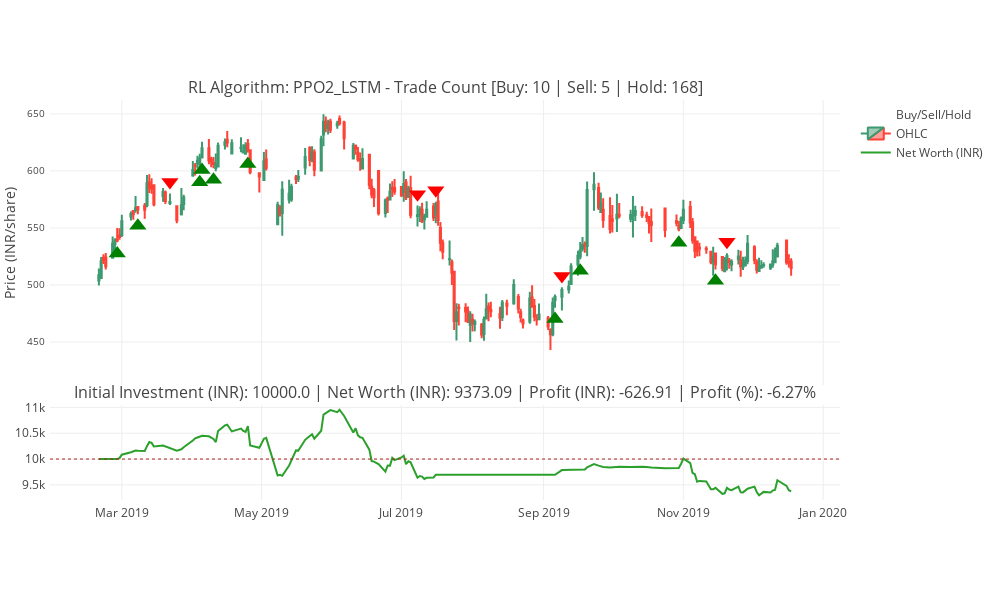

Notebook code for this chart:
### Code cell
display_trades(trades)

### Figure 1 — Plotly figure (JSON) as saved in the notebook; plotly's stock layout.template omitted (floating-point values rounded to 4 significant figures; data arrays with more than 128 entries replaced by an {"elided": "..."} marker saying what was removed)
{"data": [{"marker": {"color": {"elided": "183 str values"}, "size": 15, "symbol": {"elided": "183 str values"}}, "mode": "markers", "name": "Buy/Sell/Hold", "type": "scatter", "x": {"elided": "183 str values"}, "xaxis": "x", "y": {"elided": "183 float values"}, "yaxis": "y"}, {"close": {"elided": "183 float values"}, "high": {"elided": "183 float values"}, "low": {"elided": "183 float values"}, "name": "OHLC", "open": {"elided": "183 float values"}, "type": "candlestick", "x": {"elided": "183 str values"}, "xaxis": "x", "yaxis": "y"}, {"mode": "lines", "name": "Net Worth (INR)", "type": "scatter", "x": {"elided": "183 str values"}, "xaxis": "x2", "y": {"elided": "183 float values"}, "yaxis": "y2"}], "layout": {"annotations": [{"font": {"size": 16}, "showarrow": false, "text": "RL Algorithm: PPO2_LSTM - Trade Count [Buy: 10 | Sell: 5 | Hold: 168]", "x": 0.5, "xanchor": "center", "xref": "paper", "y": 1.0, "yanchor": "bottom", "yref": "paper"}, {"font": {"size": 16}, "showarrow": false, "text": "Initial Investment (INR): 10000.0 | Net Worth (INR): 9373.09 | Profit (INR): -626.91 | Profit (%): -6.27%", "x": 0.5, "xanchor": "center", "xref": "paper", "y": 0.2375, "yanchor": "bottom", "yref": "paper"}], "height": 600, "margin": {"b": 100, "l": 50, "pad": 4, "r": 50, "t": 100}, "shapes": [{"line": {"color": "firebrick", "dash": "dot", "width": 1}, "name": "Initial Balance", "type": "line", "x0": 0, "x1": 1, "xref": "x2 domain", "y0": 10000, "y1": 10000, "yref": "y2"}], "width": 1000, "xaxis": {"anchor": "y", "domain": [0, 1], "matches": "x2", "rangeslider": {"visible": false}, "showticklabels": false, "tickfont": {"size": 12}}, "xaxis2": {"anchor": "y2", "domain": [0, 1]}, "yaxis": {"anchor": "x", "domain": [0.2875, 1.0], "tickfont": {"size": 10}, "title": {"font": {"size": 14}, "text": "Price (INR/share)"}}, "yaxis2": {"anchor": "x2", "domain": [0, 0.2375]}}}
